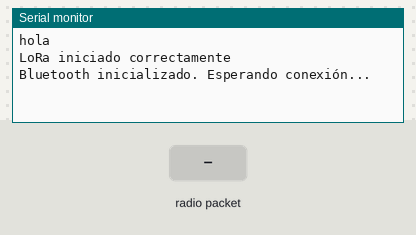
The sketch below on a simulated ESP32. Shown: the last lines printed to the serial monitor. The test bench sets the inputs (shaded band). No radio packets arrive unless stated; nothing arrives over Bluetooth unless stated.

Above: at 1.8 s.
1.9 s: radio packet "1" arrives
At 3.2 s:
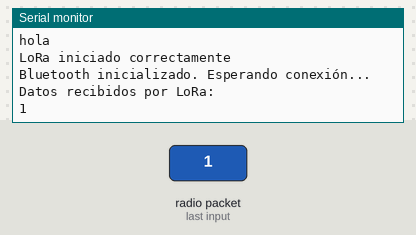
3.5 s: radio packet "0" arrives
At 4.8 s:
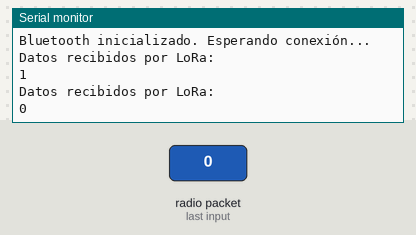
5.0 s: radio packet "2" arrives
At 5.7 s:
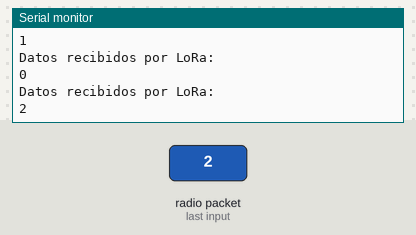

Measured:
- after the input at 1.9 s, the serial monitor: prints a new line after 0.12 s (image 1)
- after the input at 3.5 s, the serial monitor: prints a new line after 0.52 s (image 2)
- after the input at 5.0 s, the serial monitor: prints a new line at once (image 3)

The sketch:

central_bluetooth_lora.ino
```cpp
#include <SPI.h>
#include <LoRa.h>
#include "BluetoothSerial.h"  // Librería para Bluetooth en ESP32

// Inicializa Bluetooth
BluetoothSerial SerialBT;

void setup() {
  // Iniciar puerto serial
  Serial.begin(115200);
  Serial.println("hola");

  // Iniciar LoRa en frecuencia 433MHz
  if (!LoRa.begin(433E6)) {
    Serial.println("Error al iniciar LoRa");
    while (1);
  }
  Serial.println("LoRa iniciado correctamente");

  // Iniciar Bluetooth con nombre "ESP32_Bluetooth"
  if (!SerialBT.begin("ESP32_Bluetooth")) {
    Serial.println("Error al iniciar Bluetooth");
    return;
  }
  Serial.println("Bluetooth inicializado. Esperando conexión...");
}

void loop() {
  // Revisa si hay algún paquete LoRa recibido
  int packetSize = LoRa.parsePacket();
  if (packetSize) {
    // Leer el paquete LoRa
    String receivedData = "";
    while (LoRa.available()) {
      receivedData += (char)LoRa.read();
    }

    Serial.println("Datos recibidos por LoRa:");
    Serial.println(receivedData);

    // Verificar si hay un cliente Bluetooth conectado
    if (SerialBT.hasClient()) {
      // Enviar los datos recibidos por LoRa a través de Bluetooth
      SerialBT.println("Datos recibidos por LoRa, enviando vía Bluetooth:");
      SerialBT.println(receivedData);
    } else {
      Serial.println("Esperando conexión Bluetooth...");
    }
  }

  delay(1000); // Pausa para no saturar el serial
}
```
